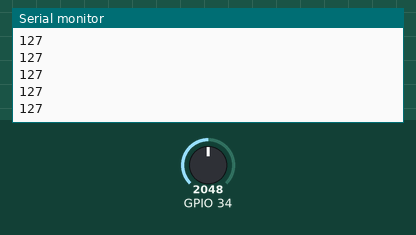
Recording of a sketch running on a simulated ESP32. On the bench: the last lines printed to the serial monitor. The inputs (shaded band) are chosen by the test bench; at power-on: GPIO 34 = 2048.

Above: at 1.2 s.
1.3 s: GPIO 34 set to 2866
At 1.32 s:
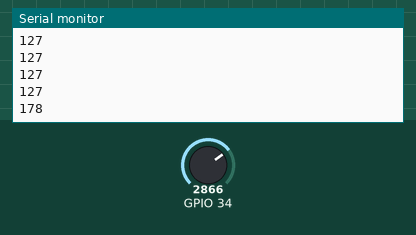
2.8 s: GPIO 34 set to 3603
At 2.82 s:
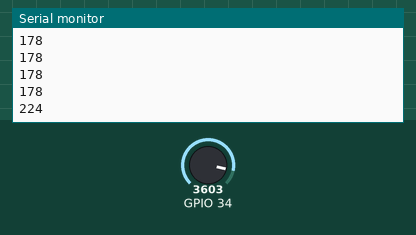
Timing chart, 0 to 5.8 s (numbered marks = the images above; inputs shaded):
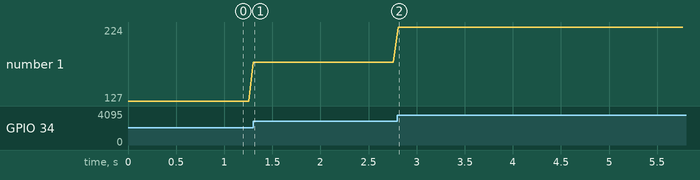

The sketch:

sketch_potentiometer.ino
```cpp
void setup() {
  // put your setup code here, to run once:
  pinMode(34, INPUT);
  Serial.begin(9600); // Indicates rate at which data is comminucated, also starts serial monitor
}

void loop() {
  // put your main code here, to run repeatedly:
  int a = analogRead(34); //--> Shows value of voltage from voltimeter connected in pin 34
  int b = map(a, 0, 4095, 0, 255);
  Serial.println(b); //--> it will show value of voltage in serial monitor for each loop
  delay(50);
}

//ESP32 converts 12 bits, so max value on potentiometer is 2**12 - 1 = 4095 (-1 as value starts from 0)
//analogWrite( pin, value/LOW/HIGH) 0 to 3.7V <--> 0 to 255, where 0 is 0 and 255 is 3.7
//map(value, 0, 4095, 0, 255) --> value is number we want to convert; 0, 4095 is range of voltage; 0, 255 is range of RGB Scale
```

Measured:
- after the input at 1.3 s, the serial monitor: prints a new line at once (image 1)
- after the input at 2.8 s, the serial monitor: prints a new line at once (image 2)
- plotted number 1: 127 → 178 after the input at 1.3 s, 178 → 224 after the input at 2.8 s
